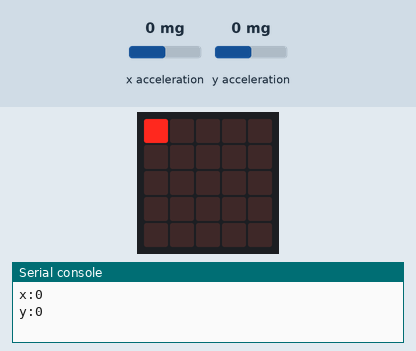
Bench run of a program on a simulated BBC micro:bit (MakeCode). Parts: the board's 5×5 LED display, the last lines printed to the serial console. The test bench sets the inputs (shaded band); at power-on: x acceleration 0 mg, y acceleration 0 mg.

Above: at 0.18 s.
1.3 s: x acceleration set to -1440 mg
At 1.9 s:
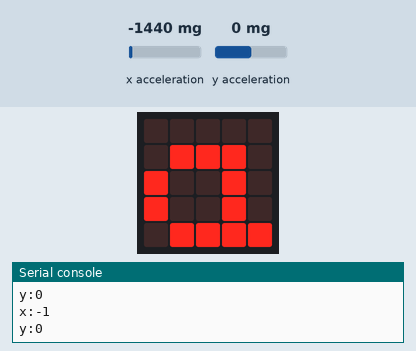
4.3 s: x acceleration set to 750 mg
At 5.4 s:
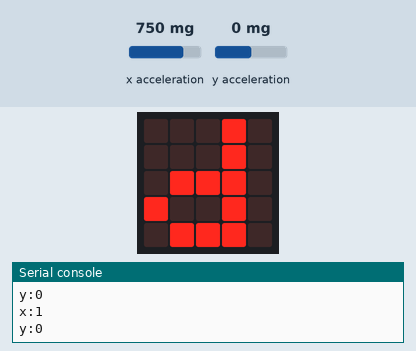
7.3 s: x acceleration set to -750 mg
At 7.8 s:
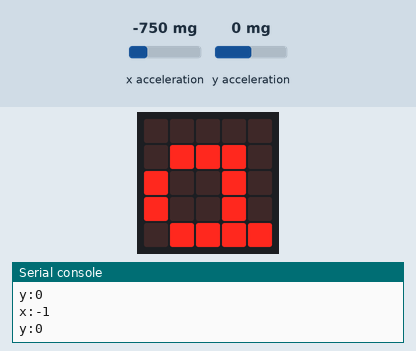
10.3 s: x acceleration set to 1440 mg
At 11.2 s:
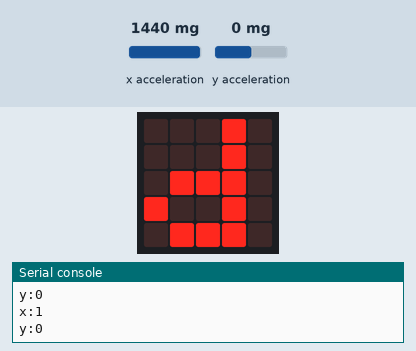
Timing chart, 0 to 13.3 s (numbered marks = the images above; inputs shaded):
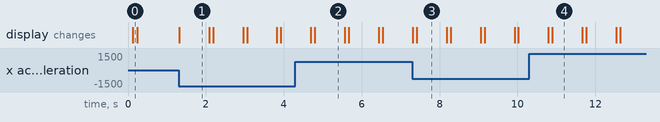

The program:

main.ts
```typescript
let y角度 = 0
let x角度 = 0
let 蛇方向 = ""
let 蛇蛇蛇 = [[0, 0], [0, 1]]
basic.forever(function () {
    basic.clearScreen()
    蛇方向 = "w"
    for (let 蛇座標 of 蛇蛇蛇) {
        led.plot(蛇座標[0], 蛇座標[1])
    }
    if (蛇方向 == "a") {
        蛇蛇蛇.unshift([蛇蛇蛇[0][0] - 1, 蛇蛇蛇[0][1]])
    } else if (蛇方向 == "d") {
        蛇蛇蛇.unshift([蛇蛇蛇[0][0] + 1, 蛇蛇蛇[0][1]])
    } else if (蛇方向 == "w") {
        蛇蛇蛇.unshift([蛇蛇蛇[0][0], 蛇蛇蛇[0][1] - 1])
    } else if (蛇方向 == "s") {
        蛇蛇蛇.unshift([蛇蛇蛇[0][0], 蛇蛇蛇[0][1] + 1])
    }
    蛇蛇蛇.pop()
    basic.pause(100)
    x角度 = Math.round(Math.map(input.acceleration(Dimension.X), -1023, 1023, -1, 1))
    y角度 = Math.round(Math.map(input.acceleration(Dimension.Y), -1023, 1023, -1, 1))
    serial.writeValue("x", x角度)
    serial.writeValue("y", y角度)
    if (x角度 == -1) {
        basic.showString("a")
    } else if (x角度 == 1) {
        basic.showString("d")
    } else if (y角度 == -1) {
        basic.showString("w")
    } else if (y角度 == 1) {
        basic.showString("s")
    }
})
```

test.ts
```typescript
// 在這裡測試；當此封包作為擴充功能時，將不會編譯此內容。
```

Measured:
- after the input at 1.3 s, the display: changes at once (image 1)
- after the input at 4.3 s, the display: first differs from a run without the input after 0.50 s (image 2)
- after the input at 7.3 s, the display: first differs from a run without the input after 0.11 s (image 3)
- after the input at 10.3 s, the display: first differs from a run without the input after 0.60 s (image 4)
- what the display in image 1 shows lasts 0.8 s, from 1.3 s to 2.1 s
